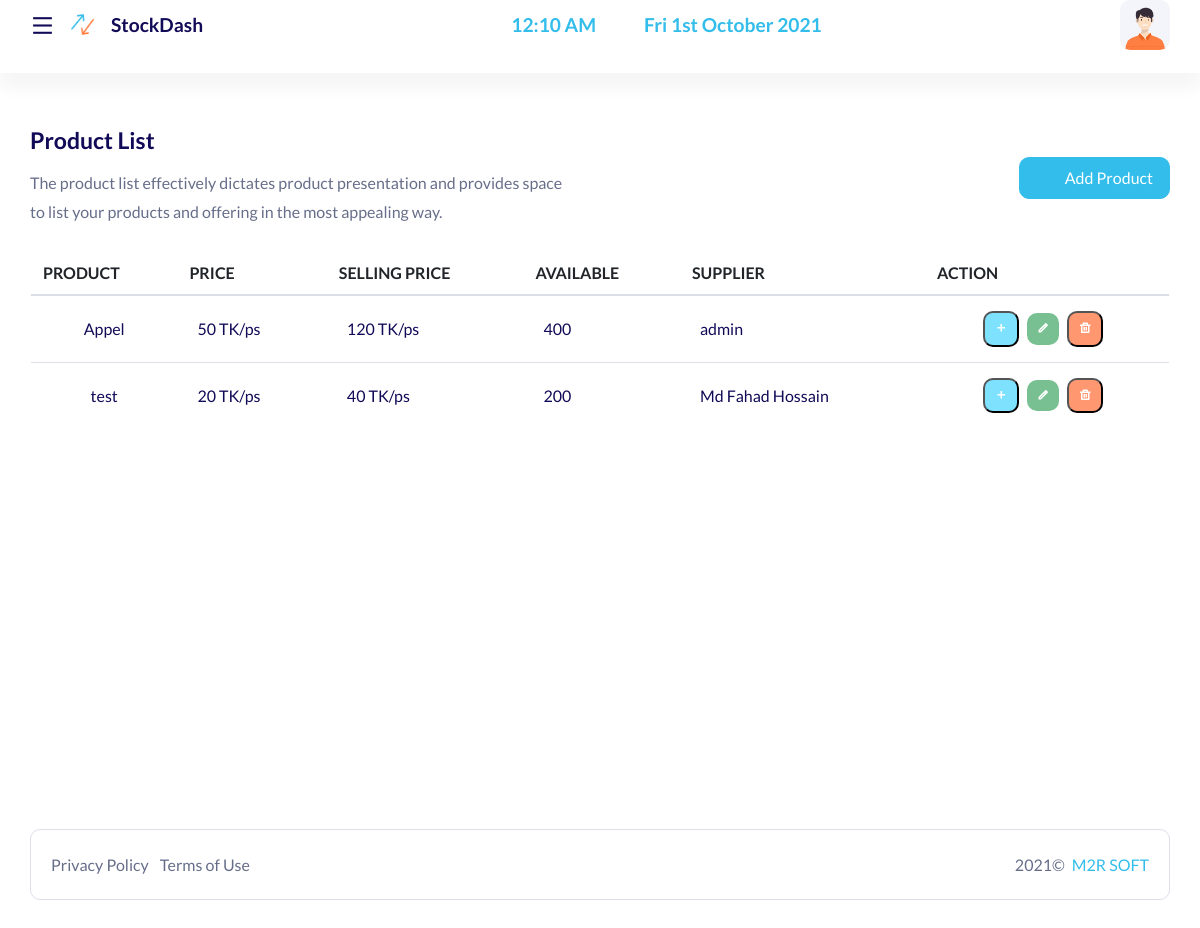
Screenshot of /products/ (signed in) with the database file from the repository.
### home/models.py (models this page shows, shortened)
class Product(models.Model):
    name = models.CharField(max_length=200)
    company = models.CharField(max_length=100)
    batch_no = models.CharField(max_length=25)
    cost = models.IntegerField()
    selling_price = models.IntegerField()
    qty=models.IntegerField()
    description=models.TextField(max_length=1000)
    supplier = models.ForeignKey(Supplier, on_delete=models.CASCADE, related_name="supplier_set")
    class Meta:
        ordering= ('name',)

class Supplier(models.Model):
    name = models.CharField(max_length=200)
    phone=models.CharField(max_length=17,default='')
    email=models.EmailField(default='')
    def __str__(self):
        return self.name

### home/views.py (the view)
# urls.py: path('products/', login_required(ProductListView.as_view()), name='product-list'),
class ProductListView(generic.ListView):
    model = Product
    template_name = 'home/product-list.html'
    context_object_name = 'products'
    queryset = Product.objects.all().order_by('name')

### templates/home/product-list.html (shortened to what this page needs)
﻿{% extends 'main.html' %}
{% block body %}
{% load static %}
    <div class="content-page">
     <div class="container-fluid">
        <div class="row">
            <div class="col-lg-12">
                <div class="d-flex flex-wrap flex-wrap align-items-center justify-content-between mb-4">
                    <div>
                        <h4 class="mb-3">Product List</h4>
                        <p class="mb-0">The product list effectively dictates product presentation and provides space<br> to list your products and offering in the most appealing way.</p>
                    </div>
                    <a href="add-product.html" class="btn btn-primary add-list"><i class="las la-plus mr-3"></i>Add Product</a>
                </div>
            </div>
            <div class="col-lg-12">
                <div class="table-responsive rounded mb-3">
                <table class="data-table table mb-0 tbl-server-info">
                    <thead class="bg-white text-uppercase">
                              <th scope="col">Product</th>
                              <th scope="col">Price</th>
                              <th scope="col">Selling Price</th>
                              <th scope="col">Available</th>
                              <th scope="col">Supplier</th>
                              <th scope="col">Action</th>
                    </thead>
                    <tbody class="ligth-body">
                        {% for p in products %}
    <tr>
      <td>{{p.name}}</td>
        <td>{{p.cost}} TK/ps</td>
      <td>{{p.selling_price}} TK/ps</td>
      <td>{{p.qty}}</td>
      <td>{{p.supplier}}</td>
        <td>
            <div class="d-flex align-items-center list-action">
                <button type="button" class="badge badge-info mr-2"data-toggle="modal" data-target="#exampleModal1"><i class="ri-add-line mr-0"></i></button>
                <a class="badge bg-success mr-2" data-toggle="tooltip" data-placement="top" title="" data-original-title="Edit" href="/edit/{{p.id}}/"><i class="ri-pencil-line mr-0"></i></a>
                <button type="button" class="badge bg-warning mr-2" data-toggle="modal" data-target="#exampleModal"><i class="ri-delete-bin-line mr-0"></i></button>
            </div>
        </td>
    </tr>
    {% endfor %}
                    </tbody>
                </table>
                </div>
            </div>
        </div>
    </div>
      </div>
    </div>
{% endblock body %}

### rows the page displays
Product: name "Appel", cost "50", selling_price "120", qty "400", supplier "admin"
Product: name "test", cost "20", selling_price "40", qty "200", supplier "Md Fahad Hossain"

### other values shown
{{ current_time|center:"150" }} "12:10 AM"
